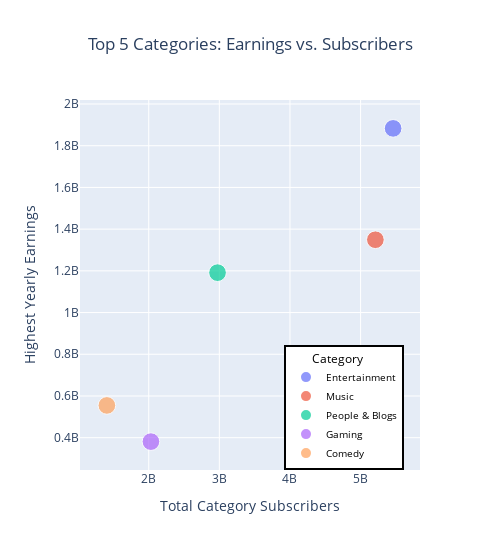

Notebook source saved alongside this figure:
### Markdown cell above
### 3.2 Category Visualizations

I wanted to see the overall trend of catagories in respect to subscribers and highest yearly earnings visibily like we did with countries, and as viewing in a dataframe can be difficult.

### Code cell
px.scatter(subcatdf, x='subscribers', y='highest_yearly_earnings', size = 'sizer', size_max = 12.5,color=subcatdf.index,#text=subcatdf.index,
           labels = {'subscribers': 'Total Category Subscribers',
                          'highest_yearly_earnings': 'Highest Yearly Earnings'},
                     title ='Top 5 Categories: Earnings vs. Subscribers').update_layout(
                                                                                autosize=False, height=550, width=600).update_traces(textposition='top left').update_layout(title_x=0.5,
                                                                                autosize=False, height=550, width=500).update_layout(
        legend_title="        Category", legend=dict(
        x=.6,
        y=0,
        font=dict(
        size=10,
        color="black"
        ),
        bgcolor="White",
        bordercolor="Black",
        borderwidth=2
    ))

### Figure 1 — Plotly figure (JSON) as saved in the notebook; plotly's stock layout.template omitted (floating-point values rounded to 4 significant figures)
{"data": [{"hovertemplate": "category=Entertainment<br>Total Category Subscribers=%{x}<br>Highest Yearly Earnings=%{y}<br>sizer=%{marker.size}<extra></extra>", "legendgroup": "Entertainment", "marker": {"color": "#636efa", "size": [1], "sizemode": "area", "sizeref": 0.0064, "symbol": "circle"}, "mode": "markers", "name": "Entertainment", "orientation": "v", "showlegend": true, "textposition": "top left", "type": "scatter", "x": [5460700000], "xaxis": "x", "y": [1883000000.0], "yaxis": "y"}, {"hovertemplate": "category=Music<br>Total Category Subscribers=%{x}<br>Highest Yearly Earnings=%{y}<br>sizer=%{marker.size}<extra></extra>", "legendgroup": "Music", "marker": {"color": "#EF553B", "size": [1], "sizemode": "area", "sizeref": 0.0064, "symbol": "circle"}, "mode": "markers", "name": "Music", "orientation": "v", "showlegend": true, "textposition": "top left", "type": "scatter", "x": [5209500000], "xaxis": "x", "y": [1349000000.0], "yaxis": "y"}, {"hovertemplate": "category=People & Blogs<br>Total Category Subscribers=%{x}<br>Highest Yearly Earnings=%{y}<br>sizer=%{marker.size}<extra></extra>", "legendgroup": "People & Blogs", "marker": {"color": "#00cc96", "size": [1], "sizemode": "area", "sizeref": 0.0064, "symbol": "circle"}, "mode": "markers", "name": "People & Blogs", "orientation": "v", "showlegend": true, "textposition": "top left", "type": "scatter", "x": [2974200000], "xaxis": "x", "y": [1191000000.0], "yaxis": "y"}, {"hovertemplate": "category=Gaming<br>Total Category Subscribers=%{x}<br>Highest Yearly Earnings=%{y}<br>sizer=%{marker.size}<extra></extra>", "legendgroup": "Gaming", "marker": {"color": "#ab63fa", "size": [1], "sizemode": "area", "sizeref": 0.0064, "symbol": "circle"}, "mode": "markers", "name": "Gaming", "orientation": "v", "showlegend": true, "textposition": "top left", "type": "scatter", "x": [2030900000], "xaxis": "x", "y": [381100000.0], "yaxis": "y"}, {"hovertemplate": "category=Comedy<br>Total Category Subscribers=%{x}<br>Highest Yearly Earnings=%{y}<br>sizer=%{marker.size}<extra></extra>", "legendgroup": "Comedy", "marker": {"color": "#FFA15A", "size": [1], "sizemode": "area", "sizeref": 0.0064, "symbol": "circle"}, "mode": "markers", "name": "Comedy", "orientation": "v", "showlegend": true, "textposition": "top left", "type": "scatter", "x": [1407300000], "xaxis": "x", "y": [554665000], "yaxis": "y"}], "layout": {"autosize": false, "height": 550, "legend": {"bgcolor": "White", "bordercolor": "Black", "borderwidth": 2, "font": {"color": "black", "size": 10}, "itemsizing": "constant", "title": {"text": "        Category"}, "tracegroupgap": 0, "x": 0.6, "y": 0}, "title": {"text": "Top 5 Categories: Earnings vs. Subscribers", "x": 0.5}, "width": 500, "xaxis": {"anchor": "y", "autorange": true, "domain": [0, 1], "range": [1027000000.0, 5841000000.0], "title": {"text": "Total Category Subscribers"}, "type": "linear"}, "yaxis": {"anchor": "x", "autorange": true, "domain": [0, 1], "range": [245000000.0, 2019000000.0], "title": {"text": "Highest Yearly Earnings"}, "type": "linear"}}}
